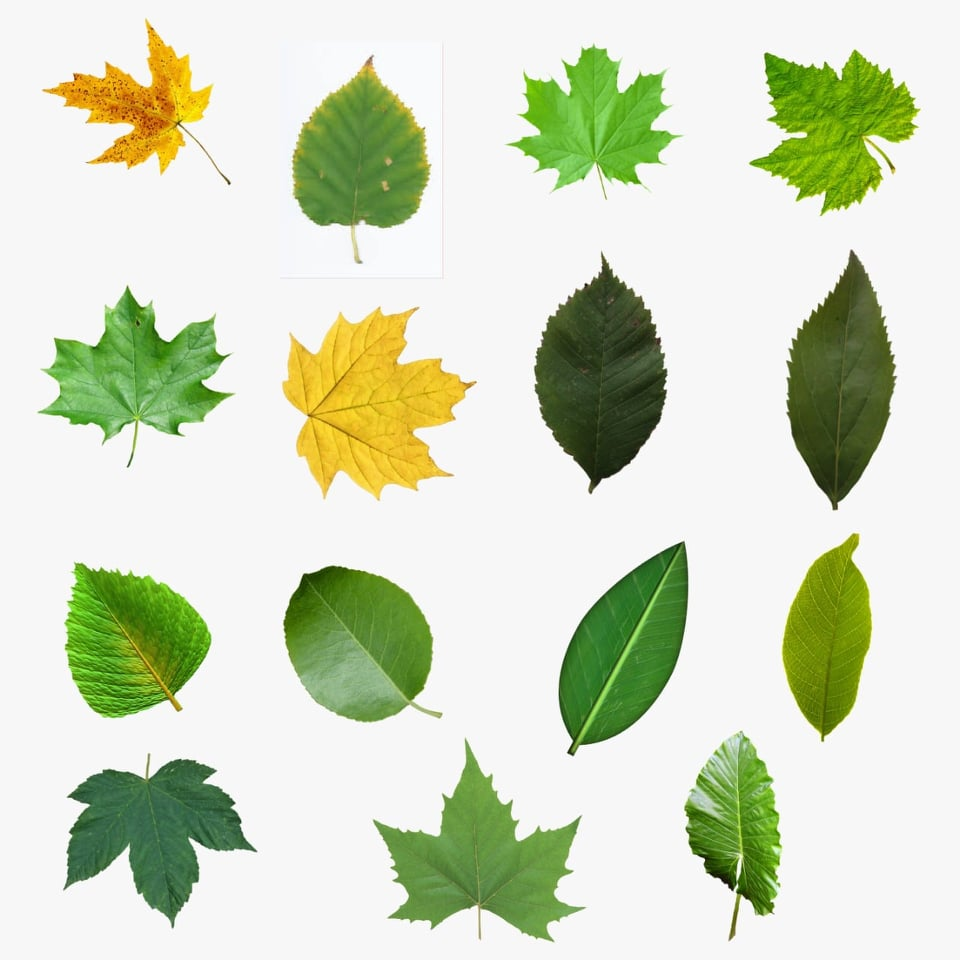
#> input picture image.jpg, 960 x 960 px
$ jupyter execute 'Fresh or old leaves detection.ipynb'   (shell and % lines are left out)   (older library calls are emulated)
#> lines starting #> are read from the running program, lines starting #| are printed output that depends on the picture; after the words box and inside, x2 and y2 are one past the last pixel; in counts of white or black regions, pixels touching at a corner belong together
[cell 1]
import cv2
import numpy as np
import matplotlib.pyplot as plt

def resize(img,scale=0.75):
    width = int(img.shape[1] * scale )
    height = int(img.shape[0] * scale )
    dim = (width,height)
    return cv2.resize(img,dim, cv2.INTER_AREA)

def getContours(img):
    contours,hierarchy = cv2.findContours(img,cv2.RETR_EXTERNAL,cv2.CHAIN_APPROX_NONE)
    hsv = cv2.cvtColor(imgcontour, cv2.COLOR_BGR2HSV)   # converting to HSV color space


    green_mask = cv2.inRange(hsv, (36,25,25),(70,255,255))  # green color range
    yellow_mask = cv2.inRange(hsv, (22,93,100),(45,255,255)) # yellow color range


    for cnt in contours:
        peri = cv2.arcLength(cnt,True)   #perimeter
        area = cv2.contourArea(cnt)      # Area

        if  peri >70 and area >100 :
            # cv2.drawContours(imgcontour,cnt,-1,(255,0,0),3)
            g = green_mask[cnt].mean()
            y = yellow_mask[cnt].mean()

            threshold = g/(g+y)

            if threshold > 0.7:
                objText = "Fresh Leaf"
            else:
                objText = "Old leaf"
            approx = cv2.approxPolyDP(cnt,0.02*peri,True)
            x,y,w,h = cv2.boundingRect(approx)
            cv2.rectangle(imgcontour,(x,y),(x+w,y+h),(0,255,0),2)   # Drawing Rectangle
            cv2.putText(imgcontour,objText,(x,y), cv2.FONT_HERSHEY_COMPLEX,0.5,(255,0,0),1)  # Put Text


img = cv2.imread("image.jpg")
#> img is the input picture: shape (960, 960, 3); mean B, G, R 193.2, 218.7, 210
img = resize(img)  # resizing image


imgGray = cv2.cvtColor(img,cv2.COLOR_BGR2GRAY) # converting to gray image
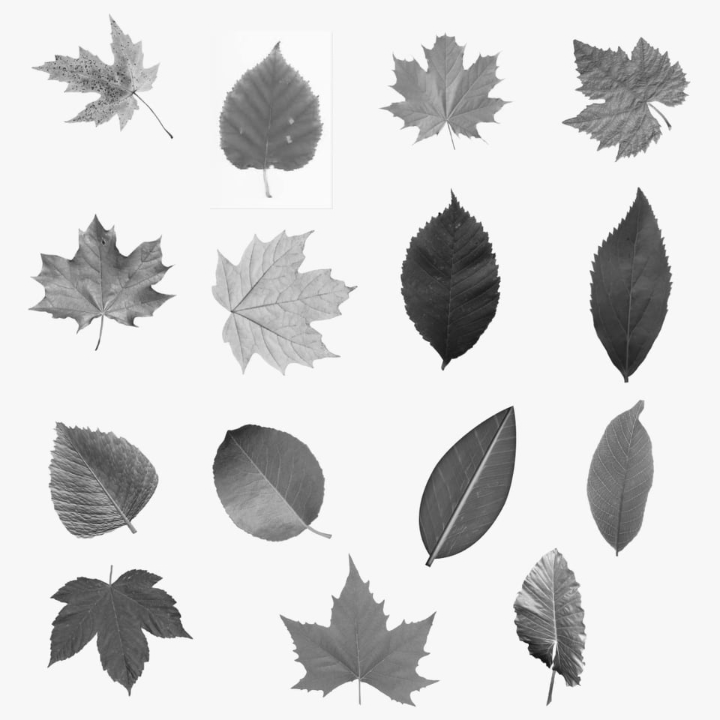
#> imgGray: shape (720, 720); min 13, max 254, mean 213.2


imgblur = cv2.bilateralFilter(imgGray,3,25,25)  # removing noise without blurring edges
lap = cv2.Laplacian(imgblur,cv2.CV_64F) # Laplacian edge detection
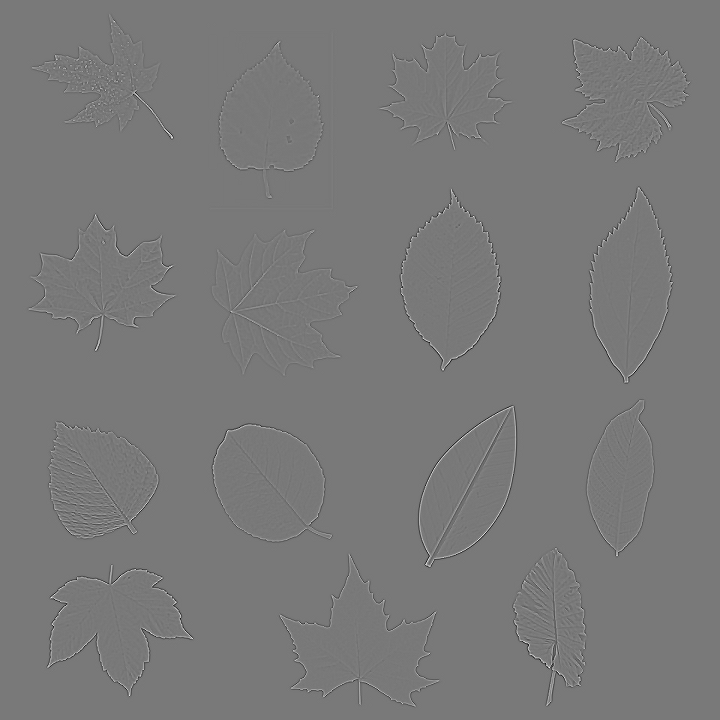
#> lap: shape (720, 720) float64; min -299, max 330, mean 0; drawn with min black and max white

lap = np.uint8(np.absolute(lap))
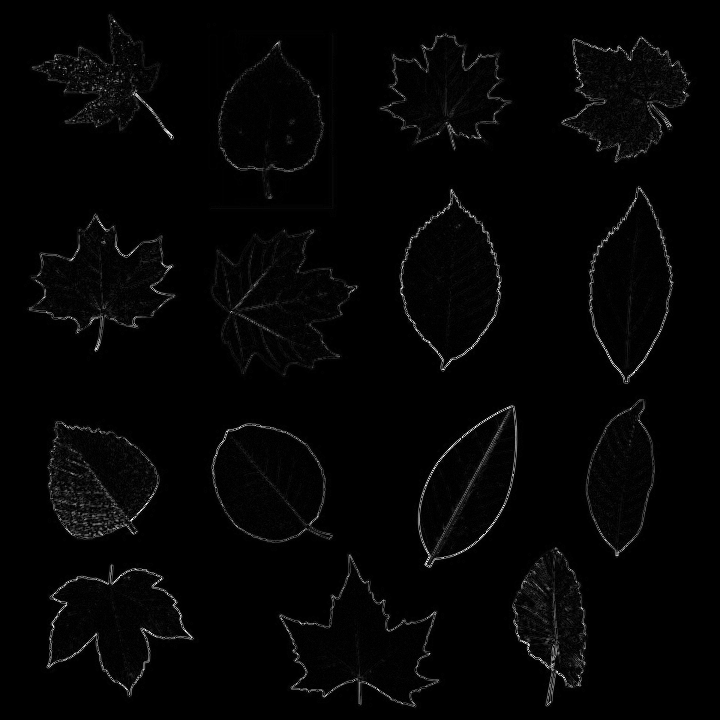
#> lap: shape (720, 720); min 0, max 255, mean 4.4
imgcontour = img.copy()
getContours(lap)
#> in getContours, `contours,hierarchy = cv2.findContours(img,cv2.RETR_EXTERNAL,cv2.CHAIN_..`: contours = 42 contours, 27 with area under 20; largest, box (x1, y1, x2, y2) and area: (208, 28, 338, 218) 22171, (203, 225, 362, 386) 15656, (274, 550, 446, 711) 14442, (394, 184, 506, 374) 13724, (40, 562, 200, 704) 12874
#> in getContours, `hsv = cv2.cvtColor(imgcontour, cv2.COLOR_BGR2HSV)`: hsv: shape (720, 720, 3); mean H, S, V 21.3, 46.2, 220.6
#> in getContours, `green_mask = cv2.inRange(hsv, (36,25,25),(70,255,255))`:
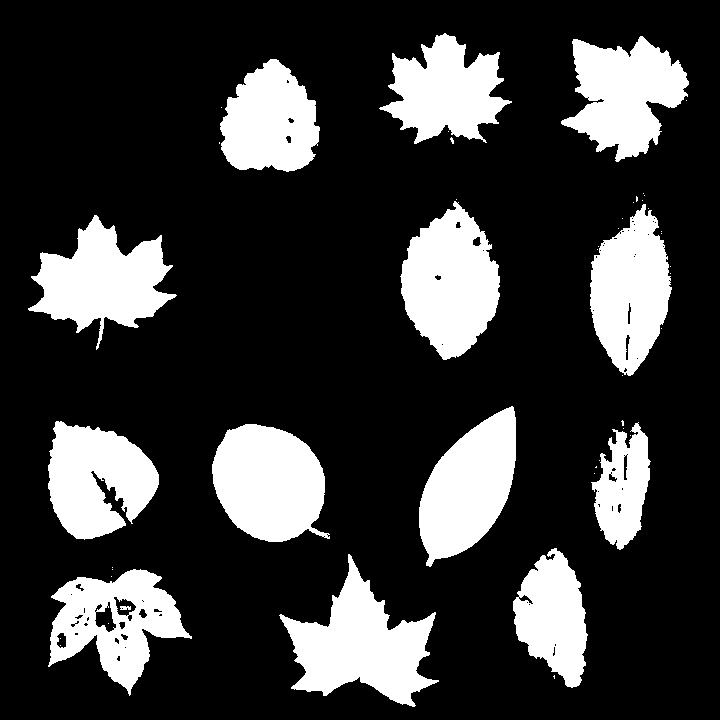
#> green_mask: shape (720, 720); 22.5% white; 49 white regions (35 under 20 px), largest, box (x1, y1, x2, y2) and area: (279, 554, 439, 707) 11168, (400, 201, 500, 360) 10558, (212, 424, 330, 542) 10402
#> in getContours, `yellow_mask = cv2.inRange(hsv, (22,93,100),(45,255,255))`:
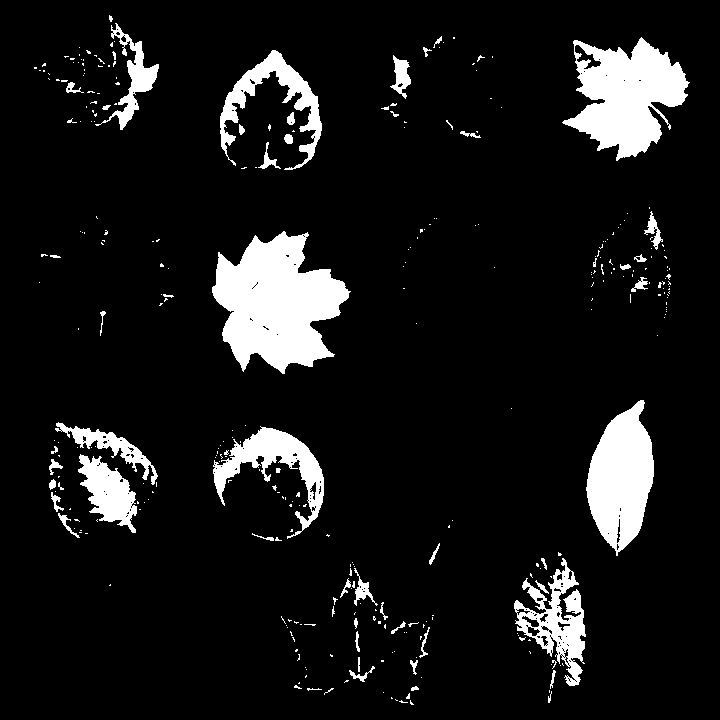
#> yellow_mask: shape (720, 720); 9.3% white; 329 white regions (275 under 20 px), largest, box (x1, y1, x2, y2) and area: (212, 231, 351, 374) 12243, (562, 37, 690, 161) 8912, (586, 400, 654, 556) 6832
#> the loop in getContours, `for cnt in contours:` made 42 passes
#> (peri, area, g, threshold, objText, approx, x) on pass 18: (716.1, 11764.5, 71.42, 0.69, 'Old leaf', [[515, 400], [419, 470], [421, 571], [504, 525]], 419)
#> (peri, area, g, threshold, objText, x, w) on passes 5, 7, 8, 16, 17, 19: (863.3, 12874, 58.57, 0.741, 'Fresh Leaf', 40, 158), (1095.2, 14441.5, 49.13, 0.72, 'Fresh Leaf', 274, 171), (655.2, 8893.5, 55.64, 0.805, 'Fresh Leaf', 503, 86), (703.5, 12404, 67.56, 0.703, 'Fresh Leaf', 203, 132), (686.5, 11335.5, 69.55, 0.67, 'Old leaf', 47, 122), (640.6, 8710.5, 72.83, 0.77, 'Fresh Leaf', 580, 81)
#> after the loop in getContours, `for cnt in contours:`:
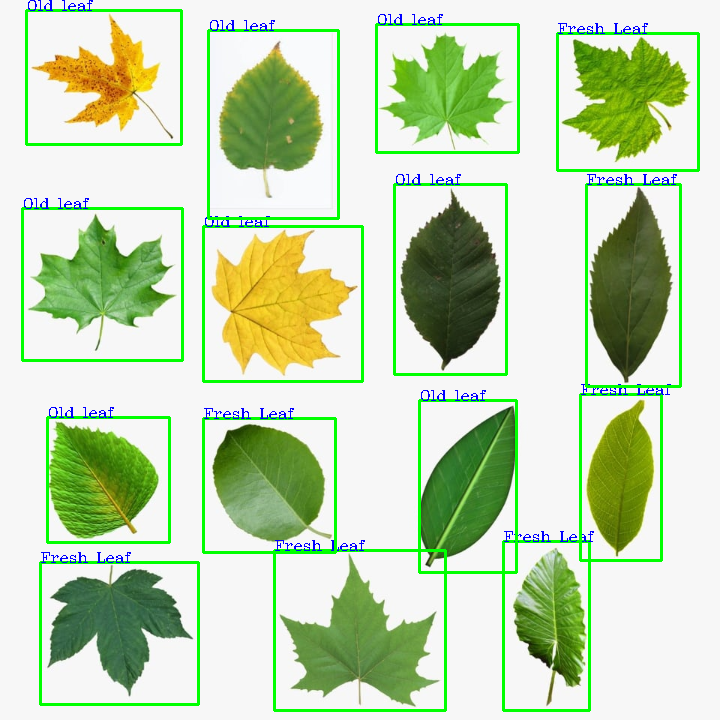
#> imgcontour: shape (720, 720, 3); mean B, G, R 181.5, 217.6, 196.7
cv2.imshow("image",imgcontour)
cv2.imwrite("Output.jpg",imgcontour)   # Saving Image
cv2.waitKey(0)
cv2.destroyAllWindows()

[cell 2]
img = plt.imread("Output.jpg")
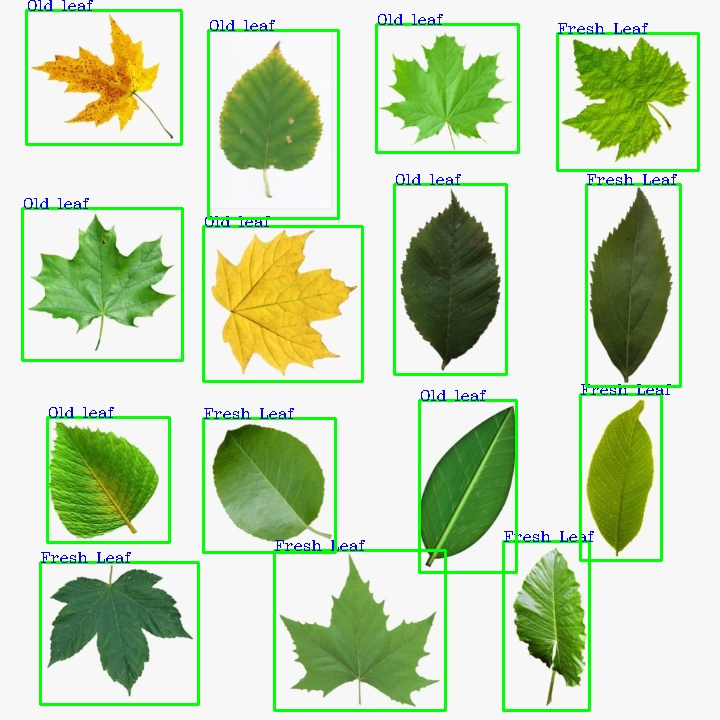
#> img: shape (720, 720, 3); mean R, G, B 196.8, 216.8, 181.2
plt.figure(figsize=(17,11))
plt.imshow(img)
